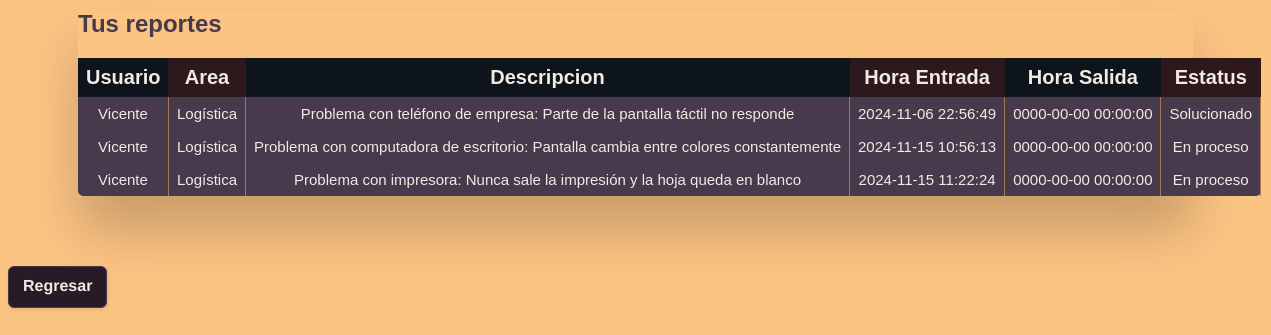
Screenshot of /tablareporteusuarioOLD.php (signed in) with the database file from the repository.
### tables this page shows
CREATE TABLE `usuarioproblema` (
  `IdUsuario` int(11) NOT NULL,
  `IdProblema` int(11) NOT NULL
);

CREATE TABLE `problema` (
  `ID` int(11) NOT NULL,
  `Descripción` varchar(255) NOT NULL,
  `Estatus` varchar(20) NOT NULL
);

CREATE TABLE `ticket` (
  `ID` int(11) NOT NULL,
  `HoraEntrada` datetime NOT NULL,
  `HoraSalida` datetime NOT NULL
);

### tablareporteusuarioOLD.php (the view, shortened to what this page needs)
<?php
require_once("conn.php");
$queryCUP = $conn -> prepare("SELECT * FROM usuarioproblema WHERE IdUsuario = ?");
$queryCUP -> bind_param("i",$_SESSION["idUsuario"]);
if($queryCUP->execute())
{
   echo '<link rel="stylesheet" href="css/Guti.css">
<div class="table-wrapper" role="region" tabindex="0">
<table class="fl-table">
    <h2>Tus reportes</h2>
    <thead>
        <tr>
            <th>Usuario</th>
            <th>Area</th>
            <th>Descripcion</th>
            <th>Hora Entrada<br></th>
            <th>Hora Salida<br></th>
            <th>Estatus<br></th>
        </tr>
        </thead>';
   $resultCUP = $queryCUP->get_result();
   while($rowCUP = $resultCUP->fetch_assoc())
   {
      $idProblemaActual = $rowCUP['IdProblema'];
      $queryCDE = $conn -> prepare("SELECT * FROM problema WHERE ID = ?");
      $queryCDE->bind_param("i",$idProblemaActual);
      $queryCDE->execute();
      $resultCDE = $queryCDE->get_result();
      $rowCDE = $resultCDE->fetch_assoc();
      $estadoProblemaActual = $rowCDE['Estatus'];
      $descProblemaActual = $rowCDE['Descripción'];
      $queryCH = $conn -> prepare("SELECT * FROM ticket WHERE ID = ?");
      $queryCH->bind_param("i",$idProblemaActual);
      $queryCH->execute();
      $resultCH = $queryCH->get_result();
      $rowCH = $resultCH->fetch_assoc();
      $horaenTicketActual = $rowCH['HoraEntrada'];
      $horasaTicketActual = $rowCH['HoraSalida'];
      echo '
            <tbody>
            <tr>
            <td>'.htmlspecialchars($_SESSION['nombreUsuario']).'</td>
            <td>'.htmlspecialchars($_SESSION['areaUsuario']).'</td>
            <td>'.htmlspecialchars($descProblemaActual).'</td>
            <td>'.htmlspecialchars($horaenTicketActual).'</td>
            <td>'.htmlspecialchars($horasaTicketActual).'</td>
            <td>'.htmlspecialchars($estadoProblemaActual).'</td>
               </tr>
               </tbody>';
   }
echo<<<HTML
  <tbody></tbody>
</table>
<div style="margin-top:8px"></div>
</div>
<form action="index.php">
<button class="boton1">Regresar</button>
</form>
HTML;
}
else{
   echo'o no has reportado algo o ocurrio un problema lol chupalo';
}
?>

### css/Guti.css (style rules this page uses)
* { box-sizing: border-box; -webkit-box-sizing: border-box; -moz-box-sizing: border-box; }
.table-wrapper { margin: 10px 70px 70px; box-shadow: 0px 35px 50px rgba( 0, 0, 0, 0.2 ); }
.table-wrapper h2 { color: #473A4D; }
.fl-table { border-radius: 5px; font-size: 12px; font-weight: normal; border: none; border-collapse: collapse; width: 100%; max-width: 100%; white-space: nowrap; background-color: #473A4D; }
.fl-table td, .fl-table th { text-align: center; padding: 8px; color: #F2EBE3; font-size: 20px; }
.fl-table td { border-right: 1px solid #A7784F; font-size: 15px; }
.fl-table thead th { color: #F2EBE3; background: #2D191C; }
.fl-table thead th:nth-child(odd) { color: #F2EBE3; background: #0D141C; }
.boton1 { background: #291B26; border: 1px solid #473A4D; border-radius: 6px; box-shadow: rgba(0, 0, 0, 0.1) 1px 2px 4px; box-sizing: border-box; color: #F2EBE3; cursor: pointer; display: inline-block; font-size: 16px; font-weight: 800; line-height: 16px; min-height: 40px; outline: 0; padding: 12px 14px; text-align: center; text-rendering: geometricprecision; text-transform: none; user-select: none; -webkit-user-select: none; touch-action: manipulation; vertical-align: middle; }

### rows the page displays
usuarioproblema: IdProblema.Descripción "Problema con teléfono de empresa: Parte de la pantalla táctil no responde", ticket.HoraEntrada "2024-11-06 22:56:49", ticket.HoraSalida "0000-00-00 00:00:00", IdProblema.Estatus "Solucionado"
usuarioproblema: IdProblema.Descripción "Problema con computadora de escritorio: Pantalla cambia entre colores constantemente", ticket.HoraEntrada "2024-11-15 10:56:13", ticket.HoraSalida "0000-00-00 00:00:00", IdProblema.Estatus "En proceso"
usuarioproblema: IdProblema.Descripción "Problema con impresora: Nunca sale la impresión y la hoja queda en blanco", ticket.HoraEntrada "2024-11-15 11:22:24", ticket.HoraSalida "0000-00-00 00:00:00", IdProblema.Estatus "En proceso"
